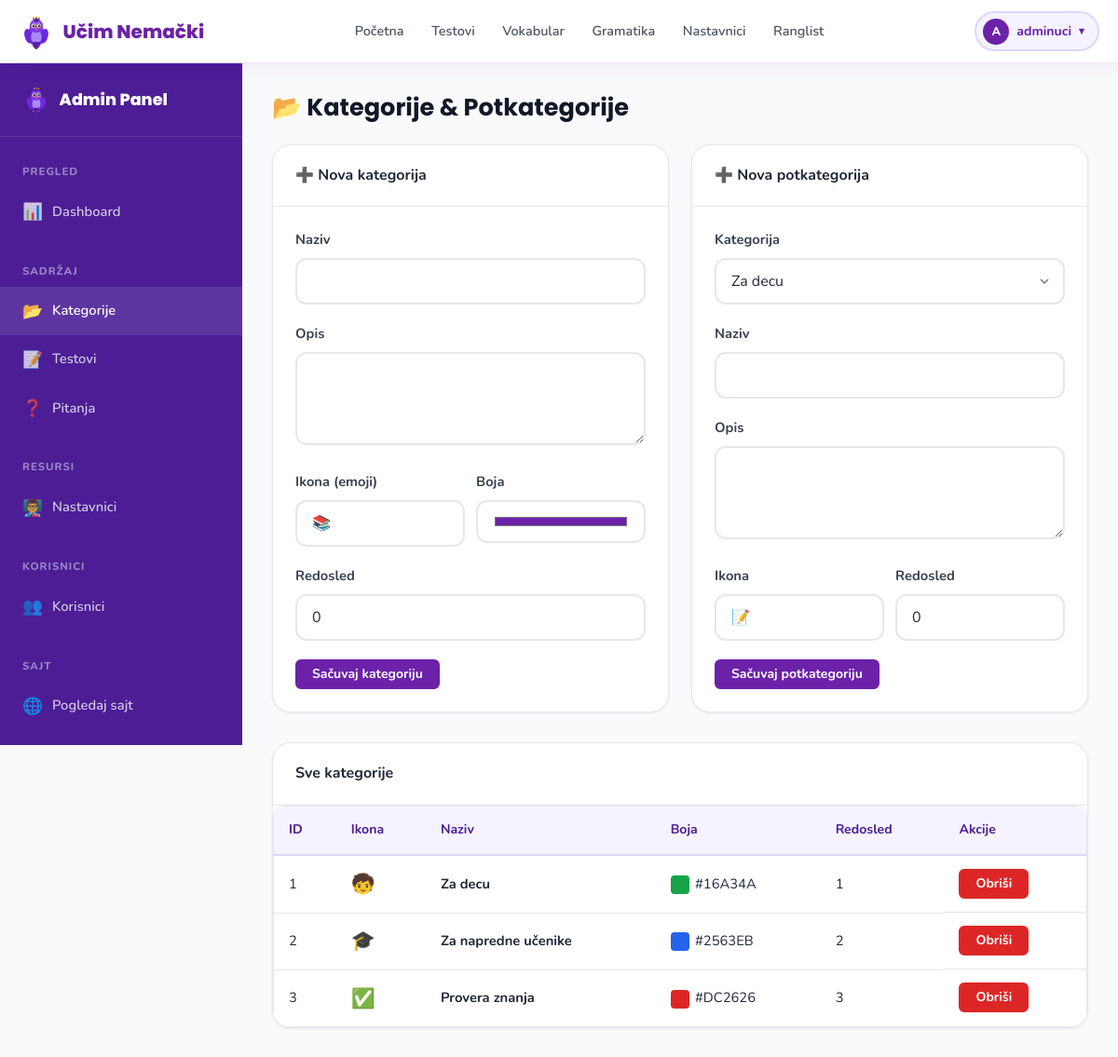
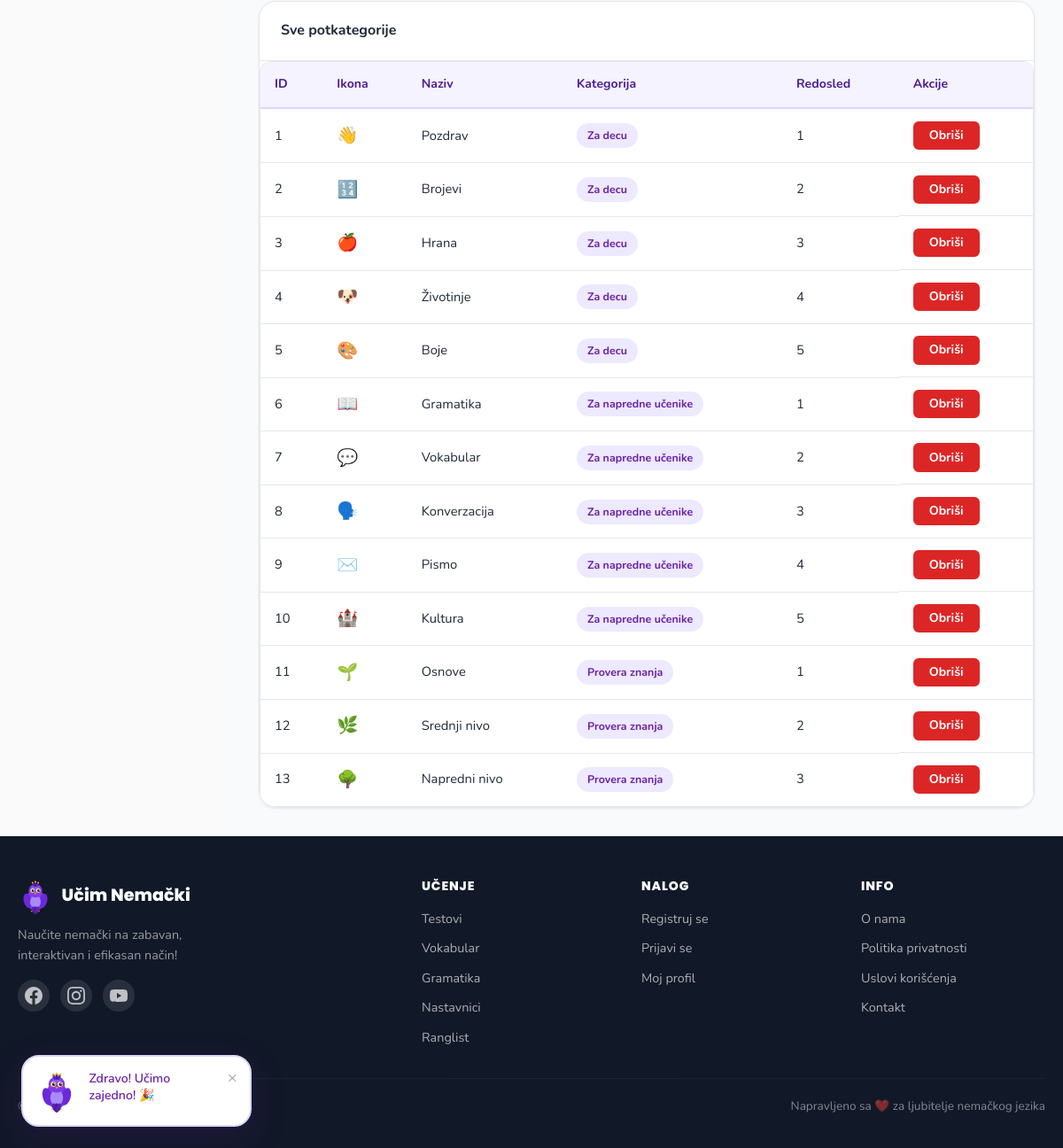
Screenshot of /admin/categories.php (signed in) with the database file from the repository (2 pictures, top to bottom).
### tables this page shows
CREATE TABLE IF NOT EXISTS users (
    id            INT UNSIGNED AUTO_INCREMENT PRIMARY KEY,
    username      VARCHAR(60)  NOT NULL UNIQUE,
    email         VARCHAR(120) NOT NULL UNIQUE,
    password_hash VARCHAR(255) NOT NULL DEFAULT '',
    role          ENUM('admin','user') NOT NULL DEFAULT 'user',
    google_id     VARCHAR(100) DEFAULT NULL,
    avatar_url    VARCHAR(500) DEFAULT NULL,
    streak        SMALLINT UNSIGNED NOT NULL DEFAULT 0,
    total_points  INT UNSIGNED NOT NULL DEFAULT 0,
    last_login    DATETIME     DEFAULT NULL,
    created_at    DATETIME     NOT NULL DEFAULT CURRENT_TIMESTAMP
);

CREATE TABLE IF NOT EXISTS categories (
    id          TINYINT UNSIGNED AUTO_INCREMENT PRIMARY KEY,
    name        VARCHAR(100) NOT NULL,
    description TEXT         DEFAULT NULL,
    icon        VARCHAR(10)  NOT NULL DEFAULT '📚',
    color       VARCHAR(20)  NOT NULL DEFAULT '#6B21A8',
    sort_order  TINYINT UNSIGNED NOT NULL DEFAULT 0
);

CREATE TABLE IF NOT EXISTS subcategories (
    id          SMALLINT UNSIGNED AUTO_INCREMENT PRIMARY KEY,
    category_id TINYINT UNSIGNED NOT NULL,
    name        VARCHAR(100) NOT NULL,
    description TEXT         DEFAULT NULL,
    icon        VARCHAR(10)  NOT NULL DEFAULT '📝',
    sort_order  TINYINT UNSIGNED NOT NULL DEFAULT 0,
    FOREIGN KEY (category_id) REFERENCES categories(id) ON DELETE CASCADE
);

### includes/functions.php (called while the page is built, shortened)
<?php
function sanitize(string $input): string {
    return htmlspecialchars(trim($input), ENT_QUOTES | ENT_SUBSTITUTE, 'UTF-8');
}
function isLoggedIn(): bool {
    return !empty($_SESSION['user_id']);
}
function getCurrentUser(): ?array {
    $db   = getDB();
    $id   = (int)$_SESSION['user_id'];
    $stmt = $db->prepare('SELECT id, username, email, role, avatar_url, streak, total_points FROM users WHERE id = ?');
    $stmt->bind_param('i', $id);
    $stmt->execute();
    $row = $stmt->get_result()->fetch_assoc();
    return $row ?: null;
}

### admin/categories.php (the view, shortened to what this page needs)
<?php
$db      = getDB();
$categories   = $db->query('SELECT * FROM categories ORDER BY sort_order')->fetch_all(MYSQLI_ASSOC);
$subcategories= $db->query('SELECT s.*, c.name AS cat_name FROM subcategories s JOIN categories c ON s.category_id=c.id ORDER BY c.sort_order, s.sort_order')->fetch_all(MYSQLI_ASSOC);
require_once __DIR__ . '/../includes/header.php';
?>
<div class="admin-layout">
    <?php include __DIR__ . '/partials/sidebar.php'; ?>
    <div class="admin-content">
        <h1 class="admin-page-title">📂 Kategorije & Potkategorije</h1>
        <div class="grid grid-2 mb-4" style="align-items:start;gap:1.5rem">
            <div class="card">
                <div class="card-header">➕ Nova kategorija</div>
                <div class="card-body">
                    <form method="POST">
                        <div class="form-group"><label class="form-label">Naziv</label><input type="text" name="name" class="form-control" required></div>
                        <div class="form-group"><label class="form-label">Opis</label><textarea name="description" class="form-control" rows="2"></textarea></div>
                        <div class="grid grid-2" style="gap:.75rem">
                            <div class="form-group"><label class="form-label">Ikona (emoji)</label><input type="text" name="icon" class="form-control" value="📚" maxlength="5"></div>
                            <div class="form-group"><label class="form-label">Boja</label><input type="color" name="color" class="form-control" value="#6B21A8" style="height:46px"></div>
                        </div>
                        <div class="form-group"><label class="form-label">Redosled</label><input type="number" name="sort_order" class="form-control" value="0"></div>
                        <button type="submit" class="btn btn-primary btn-sm">Sačuvaj kategoriju</button>
                    </form>
                </div>
            </div>
            <div class="card">
                <div class="card-header">➕ Nova potkategorija</div>
                <div class="card-body">
                    <form method="POST">
                        <div class="form-group">
                            <label class="form-label">Kategorija</label>
                            <select name="category_id" class="form-select" required>
                                <?php foreach ($categories as $cat): ?>
                                <option value="<?= (int)$cat['id'] ?>"><?= sanitize($cat['name']) ?></option>
                                <?php endforeach; ?>
                            </select>
                        </div>
                        <div class="form-group"><label class="form-label">Naziv</label><input type="text" name="name" class="form-control" required></div>
                        <div class="form-group"><label class="form-label">Opis</label><textarea name="description" class="form-control" rows="2"></textarea></div>
                        <div class="grid grid-2" style="gap:.75rem">
                            <div class="form-group"><label class="form-label">Ikona</label><input type="text" name="icon" class="form-control" value="📝" maxlength="5"></div>
                            <div class="form-group"><label class="form-label">Redosled</label><input type="number" name="sort_order" class="form-control" value="0"></div>
                        </div>
                        <button type="submit" class="btn btn-primary btn-sm">Sačuvaj potkategoriju</button>
                    </form>
                </div>
            </div>
        </div>
        <div class="card mb-4">
            <div class="card-header">Sve kategorije</div>
            <div class="table-wrapper">
                <table class="table sortable-table">
                    <thead><tr><th>ID</th><th>Ikona</th><th>Naziv</th><th>Boja</th><th>Redosled</th><th>Akcije</th></tr></thead>
                    <tbody>
                    <?php foreach ($categories as $cat): ?>
                    <tr>
                        <td><?= (int)$cat['id'] ?></td>
                        <td style="font-size:1.3rem"><?= sanitize($cat['icon']) ?></td>
                        <td><strong><?= sanitize($cat['name']) ?></strong></td>
                        <td><span style="display:inline-block;width:20px;height:20px;background:<?= sanitize($cat['color']) ?>;border-radius:4px;vertical-align:middle;margin-right:.4rem"></span><?= sanitize($cat['color']) ?></td>
                        <td><?= (int)$cat['sort_order'] ?></td>
                        <td class="table-actions">
                            <a href="?action=delete_cat&id=<?= (int)$cat['id'] ?>" class="btn btn-danger btn-sm" data-confirm="Obrisati kategoriju '<?= sanitize($cat['name']) ?>'? Ovo će obrisati sve potkategorije i testove!">Obriši</a>
                        </td>
                    </tr>
                    <?php endforeach; ?>
                    </tbody>
                </table>
            </div>
        </div>
        <div class="card">
            <div class="card-header">Sve potkategorije</div>
            <div class="table-wrapper">
                <table class="table">
                    <thead><tr><th>ID</th><th>Ikona</th><th>Naziv</th><th>Kategorija</th><th>Redosled</th><th>Akcije</th></tr></thead>
                    <tbody>
                    <?php foreach ($subcategories as $sub): ?>
                    <tr>
                        <td><?= (int)$sub['id'] ?></td>
                        <td style="font-size:1.2rem"><?= sanitize($sub['icon']) ?></td>
                        <td><?= sanitize($sub['name']) ?></td>
                        <td><span class="badge badge-purple"><?= sanitize($sub['cat_name']) ?></span></td>
                        <td><?= (int)$sub['sort_order'] ?></td>
                        <td class="table-actions">
                            <a href="?action=delete_sub&id=<?= (int)$sub['id'] ?>" class="btn btn-danger btn-sm" data-confirm="Obrisati '<?= sanitize($sub['name']) ?>'?">Obriši</a>
                        </td>
                    </tr>
                    <?php endforeach; ?>
                    </tbody>
                </table>
            </div>
        </div>
    </div>
</div>
<?php require_once __DIR__ . '/../includes/footer.php'; ?>

### includes/header.php (shortened to what this page needs)
<?php
require_once __DIR__ . '/functions.php';
$currentUser  = getCurrentUser();
$isLoggedIn   = isLoggedIn();
$currentPage  = basename($_SERVER['PHP_SELF'] ?? '');
function navActive(string $page): string {
    global $currentPage;
    return $currentPage === $page ? 'active' : '';
}
$siteRoot = SITE_URL;
?>
<!DOCTYPE html>
<html lang="sr">
<head>
    <link rel="stylesheet" href="<?= $siteRoot ?>/assets/css/main.css">
    <link rel="stylesheet" href="<?= $siteRoot ?>/assets/css/animations.css">
</head>
<body class="<?= isset($bodyClass) ? sanitize($bodyClass) : '' ?>">
<nav class="navbar" id="navbar" role="navigation" aria-label="Glavna navigacija">
    <div class="nav-container">
        <a href="<?= $siteRoot ?>/index.php" class="nav-logo" aria-label="Početna stranica">
            <span class="nav-logo-icon" aria-hidden="true">
                <img src="<?= $siteRoot ?>/assets/images/parrot.svg" alt="" width="38" height="38" class="parrot-logo">
            </span>
            <span class="nav-logo-text">Učim Nemački</span>
        </a>
        <ul class="nav-links" role="list">
            <li><a href="<?= $siteRoot ?>/index.php" class="nav-link <?= navActive('index.php') ?>">Početna</a></li>
            <li><a href="<?= $siteRoot ?>/pages/tests.php" class="nav-link <?= navActive('tests.php') ?>">Testovi</a></li>
            <li><a href="<?= $siteRoot ?>/pages/vocabulary.php" class="nav-link <?= navActive('vocabulary.php') ?>">Vokabular</a></li>
            <li><a href="<?= $siteRoot ?>/pages/grammar.php" class="nav-link <?= navActive('grammar.php') ?>">Gramatika</a></li>
            <li><a href="<?= $siteRoot ?>/pages/teachers.php" class="nav-link <?= navActive('teachers.php') ?>">Nastavnici</a></li>
            <li><a href="<?= $siteRoot ?>/pages/leaderboard.php" class="nav-link <?= navActive('leaderboard.php') ?>">Ranglist</a></li>
        </ul>
        <div class="nav-auth">
            <?php if ($isLoggedIn && $currentUser): ?>
                <div class="user-dropdown" id="userDropdown">
                    <button class="user-avatar-btn" id="userAvatarBtn" aria-haspopup="true" aria-expanded="false">
                        <?php if (!empty($currentUser['avatar_url'])): ?>
                            <img src="<?= sanitize($currentUser['avatar_url']) ?>" alt="Avatar" class="user-avatar-img">
                        <?php else: ?>
                            <span class="user-avatar-placeholder"><?= strtoupper(substr($currentUser['username'], 0, 1)) ?></span>
                        <?php endif; ?>
                        <span class="username-display"><?= sanitize($currentUser['username']) ?></span>
                        <span class="dropdown-arrow">▾</span>
                    </button>
                </div>
            <?php else: ?>
                <a href="<?= $siteRoot ?>/pages/login.php" class="btn btn-outline btn-sm">Prijavi se</a>
                <a href="<?= $siteRoot ?>/pages/register.php" class="btn btn-primary btn-sm">Registruj se</a>
            <?php endif; ?>
        </div>
    </div>
</nav>
<div class="parrot-bubble" id="parrotBubble" aria-live="polite" role="status">
    <div class="parrot-bubble-inner">
        <div class="parrot-mascot-small" aria-hidden="true">
            <img src="<?= $siteRoot ?>/assets/images/parrot.svg" alt="Papagaj maskota" width="48" height="48">
        </div>
        <div class="parrot-message" id="parrotMessage">Zdravo! Učimo zajedno! 🎉</div>
        <button class="parrot-close" id="parrotClose" aria-label="Zatvori poruku papagaja">×</button>
    </div>
</div>
<main id="main-content">

### assets/css/animations.css (style rules this page uses)
.parrot-logo { animation: float 4s ease-in-out infinite; }

### rows the page displays
users: username "A", username "adminuci"
categories: id "1", icon "🧒", name "Za decu", color "#16A34A", sort_order "1"
categories: id "2", icon "🎓", name "Za napredne učenike", color "#2563EB", sort_order "2"
categories: id "3", icon "✅", name "Provera znanja", color "#DC2626", sort_order "3"
subcategories: id "1", icon "👋", name "Pozdrav", category.name "Za decu", sort_order "1"
subcategories: id "2", icon "🔢", name "Brojevi", category.name "Za decu", sort_order "2"
subcategories: id "3", icon "🍎", name "Hrana", category.name "Za decu", sort_order "3"
subcategories: id "4", icon "🐶", name "Životinje", category.name "Za decu", sort_order "4"
subcategories: id "5", icon "🎨", name "Boje", category.name "Za decu", sort_order "5"
subcategories: id "6", icon "📖", name "Gramatika", category.name "Za napredne učenike", sort_order "1"
subcategories: id "7", icon "💬", name "Vokabular", category.name "Za napredne učenike", sort_order "2"
subcategories: id "8", icon "🗣️", name "Konverzacija", category.name "Za napredne učenike", sort_order "3"
subcategories: id "9", icon "✉️", name "Pismo", category.name "Za napredne učenike", sort_order "4"
subcategories: id "10", icon "🏰", name "Kultura", category.name "Za napredne učenike", sort_order "5"
subcategories: id "11", icon "🌱", name "Osnove", category.name "Provera znanja", sort_order "1"
subcategories: id "12", icon "🌿", name "Srednji nivo", category.name "Provera znanja", sort_order "2"
subcategories: id "13", icon "🌳", name "Napredni nivo", category.name "Provera znanja", sort_order "3"

### other values shown
form field category_id "Za decu"
